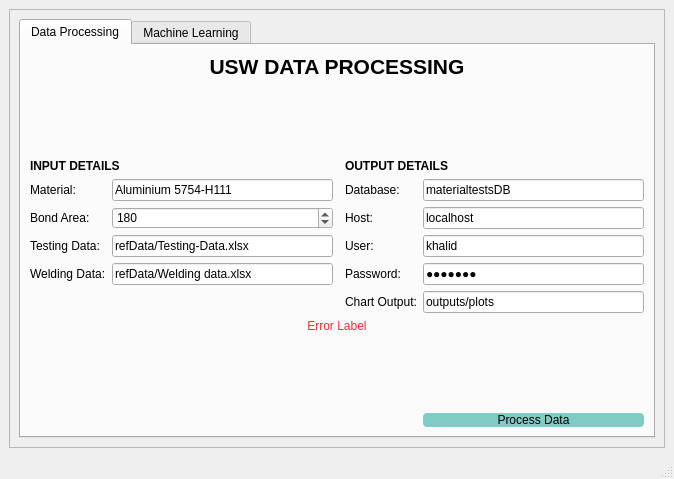
<?xml version="1.0" encoding="UTF-8"?>
<ui version="4.0">
 <class>MainWindow</class>
 <widget class="QMainWindow" name="MainWindow">
  <property name="geometry">
   <rect>
    <x>0</x>
    <y>0</y>
    <width>674</width>
    <height>479</height>
   </rect>
  </property>
  <property name="windowTitle">
   <string>MainWindow</string>
  </property>
  <property name="autoFillBackground">
   <bool>true</bool>
  </property>
  <property name="styleSheet">
   <string notr="true">

QPushButton {
    border-radius: 4px;
	background-color: #80cbc4;
	box-shadow: 4px, 4px;
}</string>
  </property>
  <widget class="QWidget" name="centralwidget">
   <layout class="QVBoxLayout" name="verticalLayout_2">
    <item>
     <widget class="QFrame" name="frame">
      <property name="frameShape">
       <enum>QFrame::StyledPanel</enum>
      </property>
      <property name="frameShadow">
       <enum>QFrame::Raised</enum>
      </property>
      <layout class="QVBoxLayout" name="verticalLayout">
       <item>
        <widget class="QTabWidget" name="tabWidget">
         <property name="font">
          <font>
           <weight>50</weight>
           <bold>false</bold>
          </font>
         </property>
         <property name="currentIndex">
          <number>0</number>
         </property>
         <widget class="QWidget" name="tab">
          <attribute name="title">
           <string>Data Processing</string>
          </attribute>
          <layout class="QGridLayout" name="gridLayout_4">
           <item row="11" column="3">
            <widget class="QLabel" name="chartOutputLabel">
             <property name="text">
              <string>Chart Output:</string>
             </property>
             <property name="buddy">
              <cstring>chartOutput</cstring>
             </property>
            </widget>
           </item>
           <item row="4" column="4">
            <widget class="QLineEdit" name="host">
             <property name="text">
              <string>localhost</string>
             </property>
            </widget>
           </item>
           <item row="5" column="0">
            <widget class="QLabel" name="testingDataLabel">
             <property name="text">
              <string>Testing Data:</string>
             </property>
             <property name="buddy">
              <cstring>testingData</cstring>
             </property>
            </widget>
           </item>
           <item row="3" column="4">
            <widget class="QLineEdit" name="database">
             <property name="text">
              <string>materialtestsDB</string>
             </property>
            </widget>
           </item>
           <item row="11" column="4">
            <widget class="QLineEdit" name="chartOutput">
             <property name="text">
              <string>outputs/plots</string>
             </property>
            </widget>
           </item>
           <item row="3" column="0">
            <widget class="QLabel" name="materialLabel">
             <property name="text">
              <string>Material:</string>
             </property>
             <property name="buddy">
              <cstring>material</cstring>
             </property>
            </widget>
           </item>
           <item row="3" column="3">
            <widget class="QLabel" name="databaseLabel">
             <property name="text">
              <string>Database:</string>
             </property>
             <property name="buddy">
              <cstring>database</cstring>
             </property>
            </widget>
           </item>
           <item row="4" column="0">
            <widget class="QLabel" name="bondAreaLabel">
             <property name="text">
              <string>Bond Area:</string>
             </property>
             <property name="buddy">
              <cstring>bondArea</cstring>
             </property>
            </widget>
           </item>
           <item row="3" column="1">
            <widget class="QLineEdit" name="material">
             <property name="text">
              <string>Aluminium 5754-H111</string>
             </property>
            </widget>
           </item>
           <item row="4" column="1">
            <widget class="QSpinBox" name="bondArea">
             <property name="maximum">
              <number>1000</number>
             </property>
             <property name="value">
              <number>180</number>
             </property>
            </widget>
           </item>
           <item row="5" column="1">
            <widget class="QLineEdit" name="testingData">
             <property name="text">
              <string>refData/Testing-Data.xlsx</string>
             </property>
            </widget>
           </item>
           <item row="5" column="3">
            <widget class="QLabel" name="userLabel">
             <property name="text">
              <string>User:</string>
             </property>
             <property name="buddy">
              <cstring>user</cstring>
             </property>
            </widget>
           </item>
           <item row="6" column="3">
            <widget class="QLabel" name="passwordLabel">
             <property name="text">
              <string>Password:</string>
             </property>
             <property name="buddy">
              <cstring>password</cstring>
             </property>
            </widget>
           </item>
           <item row="5" column="4">
            <widget class="QLineEdit" name="user">
             <property name="text">
              <string>khalid</string>
             </property>
            </widget>
           </item>
           <item row="4" column="3">
            <widget class="QLabel" name="hostLabel">
             <property name="text">
              <string>Host:</string>
             </property>
             <property name="buddy">
              <cstring>host</cstring>
             </property>
            </widget>
           </item>
           <item row="15" column="4">
            <widget class="QPushButton" name="processDataButton">
             <property name="enabled">
              <bool>true</bool>
             </property>
             <property name="styleSheet">
              <string notr="true"/>
             </property>
             <property name="text">
              <string>Process Data</string>
             </property>
            </widget>
           </item>
           <item row="6" column="4">
            <widget class="QLineEdit" name="password">
             <property name="inputMethodHints">
              <set>Qt::ImhHiddenText|Qt::ImhNoAutoUppercase|Qt::ImhNoPredictiveText|Qt::ImhSensitiveData</set>
             </property>
             <property name="text">
              <string>fyp2020</string>
             </property>
             <property name="echoMode">
              <enum>QLineEdit::Password</enum>
             </property>
            </widget>
           </item>
           <item row="6" column="0">
            <widget class="QLabel" name="weldingDataLabel">
             <property name="text">
              <string>Welding Data:</string>
             </property>
             <property name="buddy">
              <cstring>weldingData</cstring>
             </property>
            </widget>
           </item>
           <item row="6" column="1">
            <widget class="QLineEdit" name="weldingData">
             <property name="text">
              <string>refData/Welding data.xlsx</string>
             </property>
            </widget>
           </item>
           <item row="2" column="3" colspan="2">
            <widget class="QLabel" name="outputDetailsHeading">
             <property name="font">
              <font>
               <weight>75</weight>
               <bold>true</bold>
              </font>
             </property>
             <property name="text">
              <string>OUTPUT DETAILS</string>
             </property>
             <property name="alignment">
              <set>Qt::AlignLeading|Qt::AlignLeft|Qt::AlignVCenter</set>
             </property>
            </widget>
           </item>
           <item row="1" column="0">
            <spacer name="verticalSpacer_2">
             <property name="orientation">
              <enum>Qt::Vertical</enum>
             </property>
             <property name="sizeHint" stdset="0">
              <size>
               <width>20</width>
               <height>40</height>
              </size>
             </property>
            </spacer>
           </item>
           <item row="13" column="4">
            <spacer name="verticalSpacer">
             <property name="orientation">
              <enum>Qt::Vertical</enum>
             </property>
             <property name="sizeHint" stdset="0">
              <size>
               <width>20</width>
               <height>40</height>
              </size>
             </property>
            </spacer>
           </item>
           <item row="2" column="0" colspan="2">
            <widget class="QLabel" name="inputDetailsHeading">
             <property name="font">
              <font>
               <weight>75</weight>
               <bold>true</bold>
              </font>
             </property>
             <property name="text">
              <string>INPUT DETAILS</string>
             </property>
             <property name="alignment">
              <set>Qt::AlignLeading|Qt::AlignLeft|Qt::AlignVCenter</set>
             </property>
            </widget>
           </item>
           <item row="0" column="0" colspan="5">
            <widget class="QLabel" name="tab1Heading">
             <property name="font">
              <font>
               <pointsize>16</pointsize>
               <weight>75</weight>
               <bold>true</bold>
              </font>
             </property>
             <property name="text">
              <string>USW DATA PROCESSING</string>
             </property>
             <property name="alignment">
              <set>Qt::AlignCenter</set>
             </property>
            </widget>
           </item>
           <item row="12" column="0" colspan="5">
            <widget class="QLabel" name="errorLabel">
             <property name="styleSheet">
              <string notr="true">
</string>
             </property>
             <property name="text">
              <string>&lt;html&gt;&lt;head/&gt;&lt;body&gt;&lt;p&gt;&lt;span style=&quot; color:#fc2b2d;&quot;&gt;Error Label&lt;/span&gt;&lt;/p&gt;&lt;/body&gt;&lt;/html&gt;</string>
             </property>
             <property name="alignment">
              <set>Qt::AlignCenter</set>
             </property>
            </widget>
           </item>
          </layout>
         </widget>
         <widget class="QWidget" name="tab_2">
          <attribute name="title">
           <string>Machine Learning</string>
          </attribute>
          <layout class="QGridLayout" name="gridLayout">
           <item row="0" column="0" colspan="2">
            <widget class="QLabel" name="tab2Heading">
             <property name="font">
              <font>
               <pointsize>16</pointsize>
               <weight>75</weight>
               <bold>true</bold>
              </font>
             </property>
             <property name="text">
              <string>USW MACHNINE LEARNING</string>
             </property>
             <property name="alignment">
              <set>Qt::AlignCenter</set>
             </property>
            </widget>
           </item>
          </layout>
         </widget>
        </widget>
       </item>
      </layout>
     </widget>
    </item>
   </layout>
  </widget>
  <widget class="QMenuBar" name="menubar">
   <property name="geometry">
    <rect>
     <x>0</x>
     <y>0</y>
     <width>674</width>
     <height>24</height>
    </rect>
   </property>
  </widget>
  <widget class="QStatusBar" name="statusbar"/>
 </widget>
 <tabstops>
  <tabstop>tabWidget</tabstop>
  <tabstop>material</tabstop>
  <tabstop>bondArea</tabstop>
  <tabstop>testingData</tabstop>
  <tabstop>weldingData</tabstop>
  <tabstop>database</tabstop>
  <tabstop>host</tabstop>
  <tabstop>user</tabstop>
  <tabstop>password</tabstop>
  <tabstop>chartOutput</tabstop>
  <tabstop>processDataButton</tabstop>
 </tabstops>
 <resources/>
 <connections/>
</ui>
